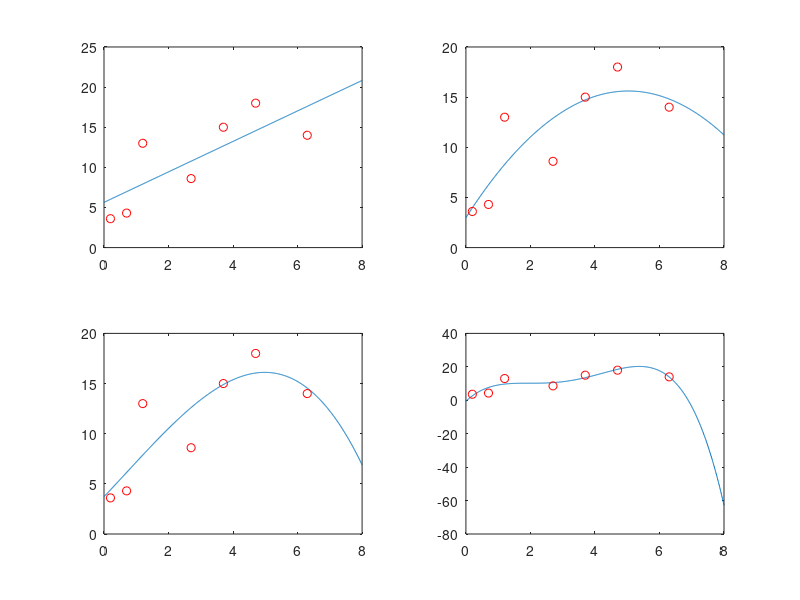

Recreate this plot in MATLAB.
clear
clc
x1 = [0.2;0.7;1.2;2.7;3.7;4.7;6.3];
y1 = [3.6;4.3;13;8.6;15;18;14];
x = [0:0.01:8];

subplot(2,2,1)
p1 = polyfit(x1,y1,1);
plot(x,polyval(p1,x),x1,y1,'ro')

subplot(2,2,2)
p2 = polyfit(x1,y1,2);
plot(x,polyval(p2,x),x1,y1,'ro')

subplot(2,2,3)
p3 = polyfit(x1,y1,3);
plot(x,polyval(p3,x),x1,y1,'ro')

subplot(2,2,4)
p4 = polyfit(x1,y1,4);
plot(x,polyval(p4,x),x1,y1,'ro')